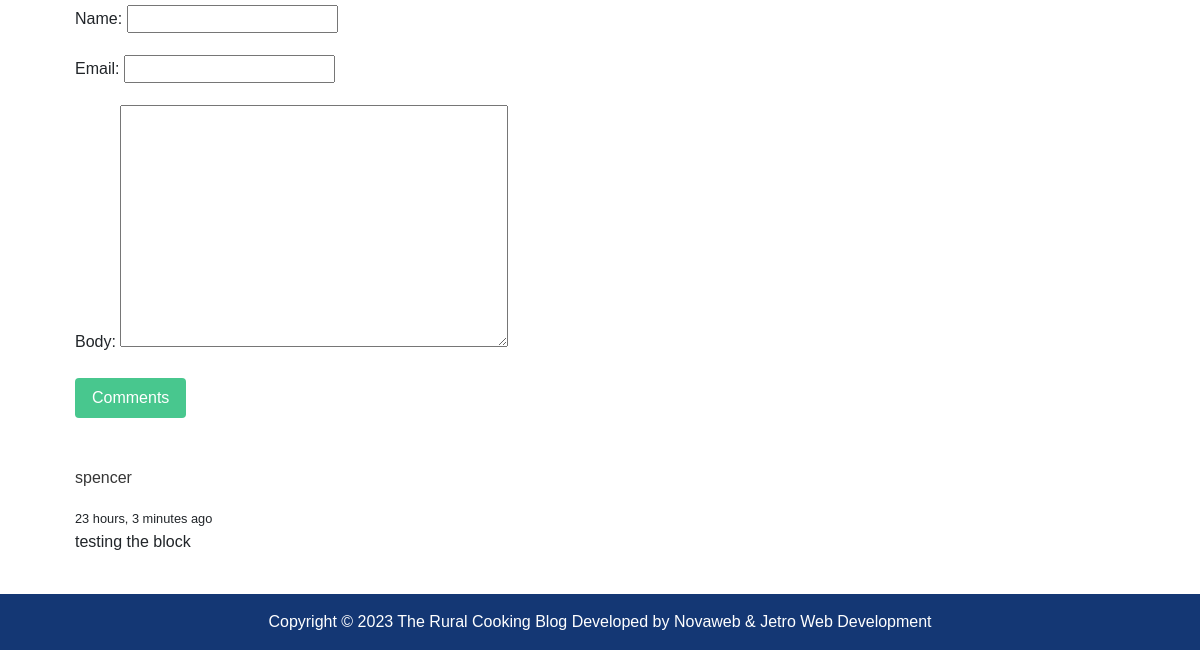
The page /let-learn-to-code/ (lower part) on the database as committed earlier.
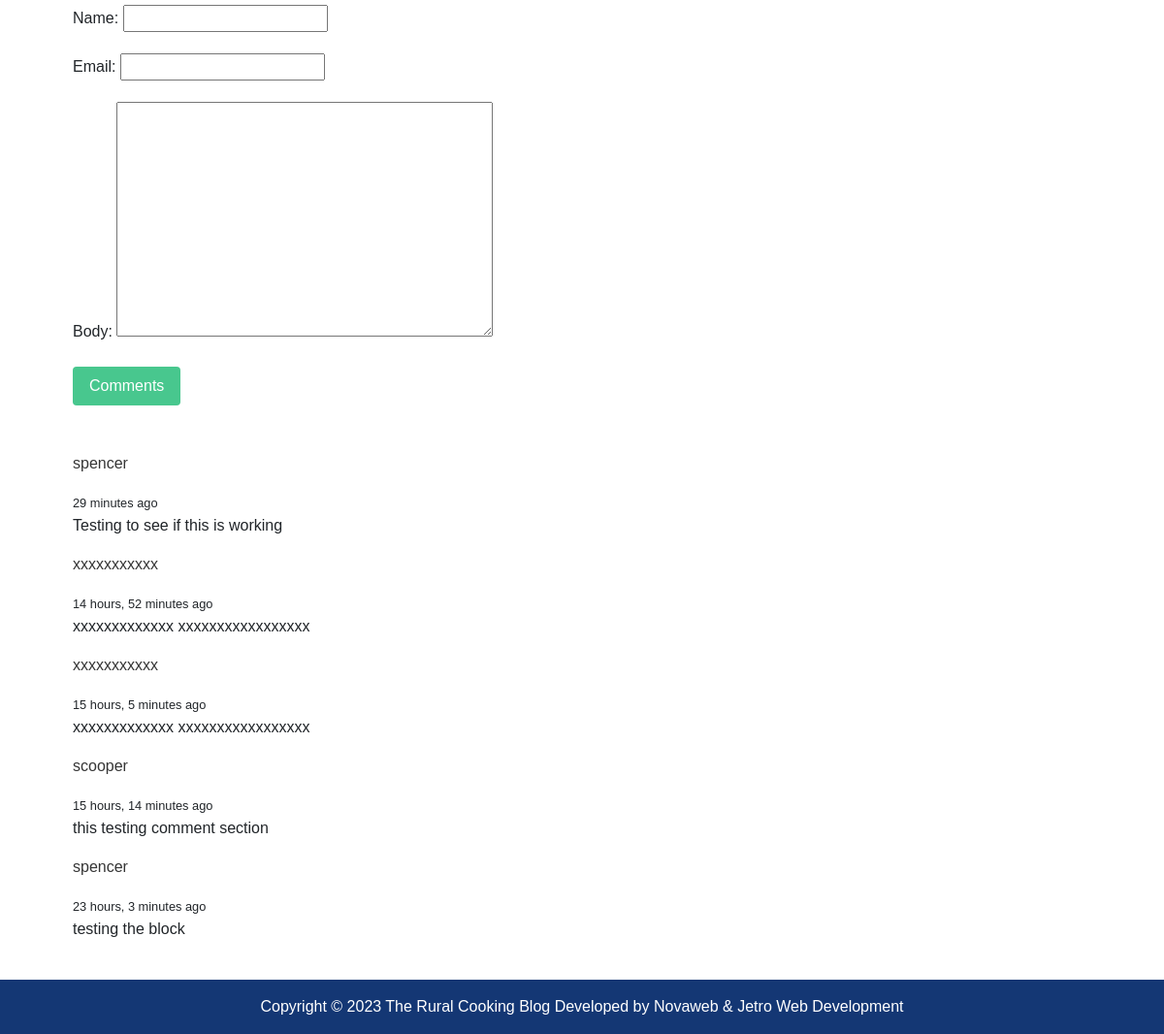
The same page on the database as committed later.
### blog/models.py (models this page shows)
class Comment(models.Model):
    post = models.ForeignKey(Post, related_name="comments", on_delete=models.CASCADE)
    name = models.CharField(max_length=220)
    current_time = models.DateTimeField(auto_now_add=True)
    email = models.EmailField()
    body = models.TextField()
    class Meta:
        ordering = ('-current_time',)

### blog/views.py (the view)
# urls.py: path('<slug:slug>/', views.details, name='post_details'),
def details(request, slug):
    post = get_object_or_404(Post, slug=slug)
    if request.method == 'POST':
        form = CommentForm(request.POST)
        if form.is_valid():
            comment = form.save(commit=False)
            comment.post = post
            comment.save()
            return redirect('post_details', slug=slug)
    else:
        form = CommentForm()
    return render(request, 'blog/details.html',{"posts":post, "form":form})

### blog/forms.py
class CommentForm(forms.ModelForm):
    class Meta:
        model = Comment
        fields = ('name', 'email','body')

### blog/templates/blog/details.html (shortened to what this page needs)
{% extends 'blog/base.html' %}
{% load static %}
{% block content_area %}
    <div class="container">
        <div class="">
            <br>
            <h2 class="comment">Comment</h2>
            <form method="POST" class="">
                {{form.as_p}}
                <div class="fields">
                    <div class="control">
                    <button class="button is-success">Comments</button>
                    </div>
                    <br>
                    <br>
                </div>
            </form>
            {% for Comment in posts.comments.all %}
                <div class="comment-section">
                    <strong><p>{{ Comment.name }}</p></strong><small>{{ Comment.current_time |timesince }} ago</small><br>
                    <p>{{ Comment.body }}</p>
                </div>
            {% endfor %}
            <br>
        </div>
    </div>
{%endblock%}

Rows that differ between the two databases and show on the page:
added Comment: name "spencer", current_time "29 minutes", body "Testing to see if this is working"
added Comment: name "xxxxxxxxxxx", current_time "14 hours, 52 minutes", body "xxxxxxxxxxxxx xxxxxxxxxxxxxxxxx"
added Comment: name "xxxxxxxxxxx", current_time "15 hours, 5 minutes", body "xxxxxxxxxxxxx xxxxxxxxxxxxxxxxx"
added Comment: name "scooper", current_time "15 hours, 14 minutes", body "this testing comment section"
